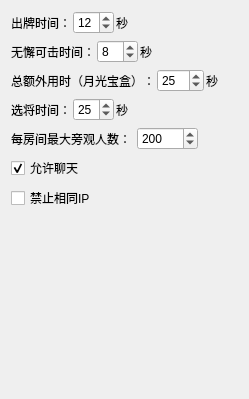
          <widget class="QWidget" name="tab">
           <attribute name="title">
            <string>杂项</string>
           </attribute>
           <layout class="QVBoxLayout" name="verticalLayout_6">
            <item>
             <widget class="QWidget" name="widgetOperationTimeout" native="true">
              <layout class="QHBoxLayout" name="horizontalLayout_15">
               <property name="spacing">
                <number>2</number>
               </property>
               <property name="leftMargin">
                <number>0</number>
               </property>
               <property name="topMargin">
                <number>0</number>
               </property>
               <property name="rightMargin">
                <number>0</number>
               </property>
               <property name="bottomMargin">
                <number>0</number>
               </property>
               <item>
                <widget class="QLabel" name="label_22">
                 <property name="sizePolicy">
                  <sizepolicy hsizetype="Fixed" vsizetype="Preferred">
                   <horstretch>0</horstretch>
                   <verstretch>0</verstretch>
                  </sizepolicy>
                 </property>
                 <property name="text">
                  <string>出牌时间：</string>
                 </property>
                </widget>
               </item>
               <item>
                <widget class="QSpinBox" name="spinBoxOperationTimeout">
                 <property name="sizePolicy">
                  <sizepolicy hsizetype="Fixed" vsizetype="Fixed">
                   <horstretch>0</horstretch>
                   <verstretch>0</verstretch>
                  </sizepolicy>
                 </property>
                 <property name="minimum">
                  <number>5</number>
                 </property>
                 <property name="maximum">
                  <number>30</number>
                 </property>
                 <property name="value">
                  <number>12</number>
                 </property>
                </widget>
               </item>
               <item>
                <widget class="QLabel" name="label_23">
                 <property name="text">
                  <string>秒</string>
                 </property>
                </widget>
               </item>
              </layout>
             </widget>
            </item>
            <item>
             <widget class="QWidget" name="widgetWuXieTimeout" native="true">
              <layout class="QHBoxLayout" name="horizontalLayout_16">
               <property name="spacing">
                <number>2</number>
               </property>
               <property name="leftMargin">
                <number>0</number>
               </property>
               <property name="topMargin">
                <number>0</number>
               </property>
               <property name="rightMargin">
                <number>0</number>
               </property>
               <property name="bottomMargin">
                <number>0</number>
               </property>
               <item>
                <widget class="QLabel" name="label_24">
                 <property name="sizePolicy">
                  <sizepolicy hsizetype="Fixed" vsizetype="Preferred">
                   <horstretch>0</horstretch>
                   <verstretch>0</verstretch>
                  </sizepolicy>
                 </property>
                 <property name="text">
                  <string>无懈可击时间：</string>
                 </property>
                </widget>
               </item>
               <item>
                <widget class="QSpinBox" name="spinBoxWuXieTimeout">
                 <property name="sizePolicy">
                  <sizepolicy hsizetype="Fixed" vsizetype="Fixed">
                   <horstretch>0</horstretch>
                   <verstretch>0</verstretch>
                  </sizepolicy>
                 </property>
                 <property name="minimum">
                  <number>2</number>
                 </property>
                 <property name="value">
                  <number>8</number>
                 </property>
                </widget>
               </item>
               <item>
                <widget class="QLabel" name="label_25">
                 <property name="text">
                  <string>秒</string>
                 </property>
                </widget>
               </item>
              </layout>
             </widget>
            </item>
            <item>
             <widget class="QWidget" name="widget_4" native="true">
              <layout class="QHBoxLayout" name="horizontalLayout_19">
               <property name="spacing">
                <number>2</number>
               </property>
               <property name="leftMargin">
                <number>0</number>
               </property>
               <property name="topMargin">
                <number>0</number>
               </property>
               <property name="rightMargin">
                <number>0</number>
               </property>
               <property name="bottomMargin">
                <number>0</number>
               </property>
               <item>
                <widget class="QLabel" name="label_29">
                 <property name="sizePolicy">
                  <sizepolicy hsizetype="Fixed" vsizetype="Preferred">
                   <horstretch>0</horstretch>
                   <verstretch>0</verstretch>
                  </sizepolicy>
                 </property>
                 <property name="text">
                  <string>总额外用时（月光宝盒）：</string>
                 </property>
                </widget>
               </item>
               <item>
                <widget class="QSpinBox" name="spinBoxExtreTime">
                 <property name="sizePolicy">
                  <sizepolicy hsizetype="Fixed" vsizetype="Fixed">
                   <horstretch>0</horstretch>
                   <verstretch>0</verstretch>
                  </sizepolicy>
                 </property>
                 <property name="maximum">
                  <number>100</number>
                 </property>
                 <property name="value">
                  <number>25</number>
                 </property>
                </widget>
               </item>
               <item>
                <widget class="QLabel" name="label_30">
                 <property name="text">
                  <string>秒</string>
                 </property>
                </widget>
               </item>
              </layout>
             </widget>
            </item>
            <item>
             <widget class="QWidget" name="widget_2" native="true">
              <layout class="QHBoxLayout" name="horizontalLayout_17">
               <property name="spacing">
                <number>2</number>
               </property>
               <property name="leftMargin">
                <number>0</number>
               </property>
               <property name="topMargin">
                <number>0</number>
               </property>
               <property name="rightMargin">
                <number>0</number>
               </property>
               <property name="bottomMargin">
                <number>0</number>
               </property>
               <item>
                <widget class="QLabel" name="label_26">
                 <property name="sizePolicy">
                  <sizepolicy hsizetype="Fixed" vsizetype="Preferred">
                   <horstretch>0</horstretch>
                   <verstretch>0</verstretch>
                  </sizepolicy>
                 </property>
                 <property name="text">
                  <string>选将时间：</string>
                 </property>
                </widget>
               </item>
               <item>
                <widget class="QSpinBox" name="spinBoxChoiceTimeout">
                 <property name="sizePolicy">
                  <sizepolicy hsizetype="Fixed" vsizetype="Fixed">
                   <horstretch>0</horstretch>
                   <verstretch>0</verstretch>
                  </sizepolicy>
                 </property>
                 <property name="minimum">
                  <number>10</number>
                 </property>
                 <property name="maximum">
                  <number>60</number>
                 </property>
                 <property name="value">
                  <number>25</number>
                 </property>
                </widget>
               </item>
               <item>
                <widget class="QLabel" name="label_27">
                 <property name="text">
                  <string>秒</string>
                 </property>
                </widget>
               </item>
              </layout>
             </widget>
            </item>
            <item>
             <widget class="QWidget" name="widget_3" native="true">
              <layout class="QHBoxLayout" name="horizontalLayout_18">
               <property name="leftMargin">
                <number>0</number>
               </property>
               <property name="topMargin">
                <number>0</number>
               </property>
               <property name="rightMargin">
                <number>0</number>
               </property>
               <property name="bottomMargin">
                <number>0</number>
               </property>
               <item>
                <widget class="QLabel" name="label_28">
                 <property name="sizePolicy">
                  <sizepolicy hsizetype="Fixed" vsizetype="Preferred">
                   <horstretch>0</horstretch>
                   <verstretch>0</verstretch>
                  </sizepolicy>
                 </property>
                 <property name="text">
                  <string>每房间最大旁观人数：</string>
                 </property>
                </widget>
               </item>
               <item>
                <widget class="QSpinBox" name="spinBoxMaxOnlooker">
                 <property name="sizePolicy">
                  <sizepolicy hsizetype="Fixed" vsizetype="Fixed">
                   <horstretch>0</horstretch>
                   <verstretch>0</verstretch>
                  </sizepolicy>
                 </property>
                 <property name="maximum">
                  <number>99999</number>
                 </property>
                 <property name="value">
                  <number>200</number>
                 </property>
                </widget>
               </item>
               <item>
                <spacer name="horizontalSpacer_6">
                 <property name="orientation">
                  <enum>Qt::Horizontal</enum>
                 </property>
                 <property name="sizeHint" stdset="0">
                  <size>
                   <width>40</width>
                   <height>20</height>
                  </size>
                 </property>
                </spacer>
               </item>
              </layout>
             </widget>
            </item>
            <item>
             <widget class="QCheckBox" name="checkBoxAllowChat">
              <property name="text">
               <string>允许聊天</string>
              </property>
              <property name="checked">
               <bool>true</bool>
              </property>
             </widget>
            </item>
            <item>
             <widget class="QCheckBox" name="checkBoxBanSameIP">
              <property name="text">
               <string>禁止相同IP</string>
              </property>
             </widget>
            </item>
            <item>
             <spacer name="verticalSpacer_4">
              <property name="orientation">
               <enum>Qt::Vertical</enum>
              </property>
              <property name="sizeHint" stdset="0">
               <size>
                <width>20</width>
                <height>178</height>
               </size>
              </property>
             </spacer>
            </item>
           </layout>
          </widget>
